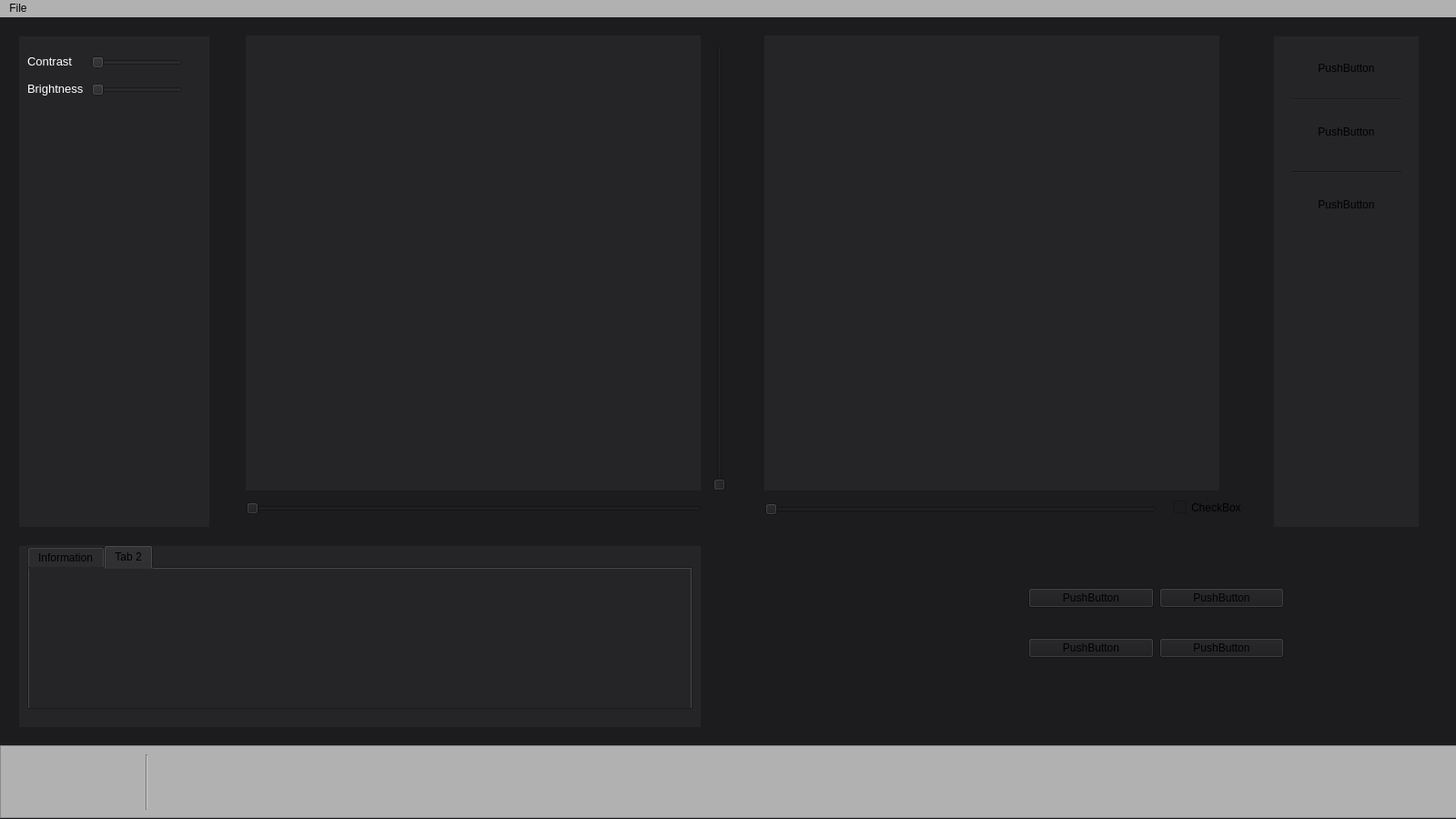
<?xml version="1.0" encoding="UTF-8"?>
<ui version="4.0">
 <class>MainWindow</class>
 <widget class="QMainWindow" name="MainWindow">
  <property name="geometry">
   <rect>
    <x>0</x>
    <y>0</y>
    <width>1600</width>
    <height>900</height>
   </rect>
  </property>
  <property name="sizePolicy">
   <sizepolicy hsizetype="Expanding" vsizetype="Expanding">
    <horstretch>20</horstretch>
    <verstretch>20</verstretch>
   </sizepolicy>
  </property>
  <property name="baseSize">
   <size>
    <width>20</width>
    <height>20</height>
   </size>
  </property>
  <property name="windowTitle">
   <string>MainWindow</string>
  </property>
  <widget class="QWidget" name="centralwidget">
   <property name="sizePolicy">
    <sizepolicy hsizetype="Expanding" vsizetype="Expanding">
     <horstretch>0</horstretch>
     <verstretch>0</verstretch>
    </sizepolicy>
   </property>
   <property name="styleSheet">
    <string notr="true">background: rgb(28, 27, 30)</string>
   </property>
   <widget class="QWidget" name="widget" native="true">
    <property name="geometry">
     <rect>
      <x>260</x>
      <y>10</y>
      <width>551</width>
      <height>551</height>
     </rect>
    </property>
    <widget class="QLabel" name="mainImage">
     <property name="geometry">
      <rect>
       <x>10</x>
       <y>10</y>
       <width>500</width>
       <height>500</height>
      </rect>
     </property>
     <property name="sizePolicy">
      <sizepolicy hsizetype="Fixed" vsizetype="Fixed">
       <horstretch>0</horstretch>
       <verstretch>0</verstretch>
      </sizepolicy>
     </property>
     <property name="maximumSize">
      <size>
       <width>16777184</width>
       <height>16777208</height>
      </size>
     </property>
     <property name="styleSheet">
      <string notr="true">background:rgb(37, 36, 39)</string>
     </property>
     <property name="text">
      <string/>
     </property>
     <property name="alignment">
      <set>Qt::AlignCenter</set>
     </property>
    </widget>
    <widget class="QSlider" name="verticalSlider">
     <property name="geometry">
      <rect>
       <x>520</x>
       <y>20</y>
       <width>21</width>
       <height>491</height>
      </rect>
     </property>
     <property name="sizePolicy">
      <sizepolicy hsizetype="Preferred" vsizetype="Preferred">
       <horstretch>0</horstretch>
       <verstretch>0</verstretch>
      </sizepolicy>
     </property>
     <property name="minimumSize">
      <size>
       <width>0</width>
       <height>0</height>
      </size>
     </property>
     <property name="maximumSize">
      <size>
       <width>16777215</width>
       <height>16777215</height>
      </size>
     </property>
     <property name="layoutDirection">
      <enum>Qt::RightToLeft</enum>
     </property>
     <property name="orientation">
      <enum>Qt::Vertical</enum>
     </property>
     <property name="invertedAppearance">
      <bool>false</bool>
     </property>
     <property name="invertedControls">
      <bool>false</bool>
     </property>
    </widget>
    <widget class="QSlider" name="horizontalSlider">
     <property name="geometry">
      <rect>
       <x>10</x>
       <y>520</y>
       <width>501</width>
       <height>20</height>
      </rect>
     </property>
     <property name="sizePolicy">
      <sizepolicy hsizetype="Preferred" vsizetype="Fixed">
       <horstretch>0</horstretch>
       <verstretch>0</verstretch>
      </sizepolicy>
     </property>
     <property name="maximumSize">
      <size>
       <width>16777215</width>
       <height>16777215</height>
      </size>
     </property>
     <property name="orientation">
      <enum>Qt::Horizontal</enum>
     </property>
    </widget>
   </widget>
   <widget class="QWidget" name="widget_2" native="true">
    <property name="geometry">
     <rect>
      <x>830</x>
      <y>10</y>
      <width>551</width>
      <height>551</height>
     </rect>
    </property>
    <widget class="QLabel" name="mapping">
     <property name="geometry">
      <rect>
       <x>10</x>
       <y>10</y>
       <width>500</width>
       <height>500</height>
      </rect>
     </property>
     <property name="sizePolicy">
      <sizepolicy hsizetype="Fixed" vsizetype="Fixed">
       <horstretch>0</horstretch>
       <verstretch>0</verstretch>
      </sizepolicy>
     </property>
     <property name="maximumSize">
      <size>
       <width>16777184</width>
       <height>16777208</height>
      </size>
     </property>
     <property name="styleSheet">
      <string notr="true">background:rgb(37, 36, 39)</string>
     </property>
     <property name="text">
      <string/>
     </property>
     <property name="alignment">
      <set>Qt::AlignCenter</set>
     </property>
    </widget>
    <widget class="QSlider" name="horizontalSlider_2">
     <property name="geometry">
      <rect>
       <x>10</x>
       <y>520</y>
       <width>431</width>
       <height>22</height>
      </rect>
     </property>
     <property name="orientation">
      <enum>Qt::Horizontal</enum>
     </property>
    </widget>
    <widget class="QCheckBox" name="checkBox">
     <property name="geometry">
      <rect>
       <x>460</x>
       <y>520</y>
       <width>81</width>
       <height>17</height>
      </rect>
     </property>
     <property name="text">
      <string>CheckBox</string>
     </property>
    </widget>
   </widget>
   <widget class="QFrame" name="frame">
    <property name="geometry">
     <rect>
      <x>20</x>
      <y>20</y>
      <width>211</width>
      <height>541</height>
     </rect>
    </property>
    <property name="styleSheet">
     <string notr="true">background:rgb(37, 36, 39)</string>
    </property>
    <property name="frameShape">
     <enum>QFrame::StyledPanel</enum>
    </property>
    <property name="frameShadow">
     <enum>QFrame::Raised</enum>
    </property>
    <widget class="QSlider" name="Contrast">
     <property name="geometry">
      <rect>
       <x>80</x>
       <y>20</y>
       <width>101</width>
       <height>20</height>
      </rect>
     </property>
     <property name="minimum">
      <number>10</number>
     </property>
     <property name="maximum">
      <number>270</number>
     </property>
     <property name="singleStep">
      <number>0</number>
     </property>
     <property name="orientation">
      <enum>Qt::Horizontal</enum>
     </property>
    </widget>
    <widget class="QLabel" name="label">
     <property name="geometry">
      <rect>
       <x>10</x>
       <y>20</y>
       <width>61</width>
       <height>16</height>
      </rect>
     </property>
     <property name="font">
      <font>
       <pointsize>10</pointsize>
      </font>
     </property>
     <property name="styleSheet">
      <string notr="true">color:white</string>
     </property>
     <property name="text">
      <string>Contrast</string>
     </property>
     <property name="textFormat">
      <enum>Qt::AutoText</enum>
     </property>
    </widget>
    <widget class="QSlider" name="Brightness">
     <property name="geometry">
      <rect>
       <x>80</x>
       <y>50</y>
       <width>101</width>
       <height>20</height>
      </rect>
     </property>
     <property name="maximum">
      <number>50</number>
     </property>
     <property name="orientation">
      <enum>Qt::Horizontal</enum>
     </property>
    </widget>
    <widget class="QLabel" name="label_2">
     <property name="geometry">
      <rect>
       <x>10</x>
       <y>50</y>
       <width>61</width>
       <height>16</height>
      </rect>
     </property>
     <property name="font">
      <font>
       <pointsize>10</pointsize>
      </font>
     </property>
     <property name="styleSheet">
      <string notr="true">color:white</string>
     </property>
     <property name="text">
      <string>Brightness</string>
     </property>
    </widget>
   </widget>
   <widget class="QFrame" name="frame_2">
    <property name="enabled">
     <bool>true</bool>
    </property>
    <property name="geometry">
     <rect>
      <x>0</x>
      <y>800</y>
      <width>1601</width>
      <height>80</height>
     </rect>
    </property>
    <property name="sizePolicy">
     <sizepolicy hsizetype="Expanding" vsizetype="Expanding">
      <horstretch>0</horstretch>
      <verstretch>0</verstretch>
     </sizepolicy>
    </property>
    <property name="styleSheet">
     <string notr="true">background:rgb(177, 177, 177)</string>
    </property>
    <property name="frameShape">
     <enum>QFrame::StyledPanel</enum>
    </property>
    <property name="frameShadow">
     <enum>QFrame::Raised</enum>
    </property>
    <widget class="Line" name="line">
     <property name="geometry">
      <rect>
       <x>160</x>
       <y>10</y>
       <width>3</width>
       <height>61</height>
      </rect>
     </property>
     <property name="orientation">
      <enum>Qt::Vertical</enum>
     </property>
    </widget>
    <widget class="QPushButton" name="Maskselection">
     <property name="geometry">
      <rect>
       <x>10</x>
       <y>10</y>
       <width>141</width>
       <height>61</height>
      </rect>
     </property>
     <property name="palette">
      <palette>
       <active>
        <colorrole role="WindowText">
         <brush brushstyle="SolidPattern">
          <color alpha="255">
           <red>0</red>
           <green>0</green>
           <blue>0</blue>
          </color>
         </brush>
        </colorrole>
        <colorrole role="Button">
         <brush brushstyle="SolidPattern">
          <color alpha="255">
           <red>177</red>
           <green>177</green>
           <blue>177</blue>
          </color>
         </brush>
        </colorrole>
        <colorrole role="Light">
         <brush brushstyle="SolidPattern">
          <color alpha="255">
           <red>177</red>
           <green>177</green>
           <blue>177</blue>
          </color>
         </brush>
        </colorrole>
        <colorrole role="Midlight">
         <brush brushstyle="SolidPattern">
          <color alpha="255">
           <red>177</red>
           <green>177</green>
           <blue>177</blue>
          </color>
         </brush>
        </colorrole>
        <colorrole role="Dark">
         <brush brushstyle="SolidPattern">
          <color alpha="255">
           <red>177</red>
           <green>177</green>
           <blue>177</blue>
          </color>
         </brush>
        </colorrole>
        <colorrole role="Mid">
         <brush brushstyle="SolidPattern">
          <color alpha="255">
           <red>177</red>
           <green>177</green>
           <blue>177</blue>
          </color>
         </brush>
        </colorrole>
        <colorrole role="Text">
         <brush brushstyle="SolidPattern">
          <color alpha="255">
           <red>177</red>
           <green>177</green>
           <blue>177</blue>
          </color>
         </brush>
        </colorrole>
        <colorrole role="ButtonText">
         <brush brushstyle="SolidPattern">
          <color alpha="255">
           <red>177</red>
           <green>177</green>
           <blue>177</blue>
          </color>
         </brush>
        </colorrole>
        <colorrole role="Base">
         <brush brushstyle="SolidPattern">
          <color alpha="255">
           <red>177</red>
           <green>177</green>
           <blue>177</blue>
          </color>
         </brush>
        </colorrole>
        <colorrole role="Window">
         <brush brushstyle="SolidPattern">
          <color alpha="255">
           <red>177</red>
           <green>177</green>
           <blue>177</blue>
          </color>
         </brush>
        </colorrole>
        <colorrole role="Shadow">
         <brush brushstyle="SolidPattern">
          <color alpha="255">
           <red>177</red>
           <green>177</green>
           <blue>177</blue>
          </color>
         </brush>
        </colorrole>
        <colorrole role="HighlightedText">
         <brush brushstyle="SolidPattern">
          <color alpha="255">
           <red>255</red>
           <green>255</green>
           <blue>255</blue>
          </color>
         </brush>
        </colorrole>
        <colorrole role="ToolTipText">
         <brush brushstyle="SolidPattern">
          <color alpha="255">
           <red>177</red>
           <green>177</green>
           <blue>177</blue>
          </color>
         </brush>
        </colorrole>
       </active>
       <inactive>
        <colorrole role="WindowText">
         <brush brushstyle="SolidPattern">
          <color alpha="255">
           <red>0</red>
           <green>0</green>
           <blue>0</blue>
          </color>
         </brush>
        </colorrole>
        <colorrole role="Button">
         <brush brushstyle="SolidPattern">
          <color alpha="255">
           <red>177</red>
           <green>177</green>
           <blue>177</blue>
          </color>
         </brush>
        </colorrole>
        <colorrole role="Light">
         <brush brushstyle="SolidPattern">
          <color alpha="255">
           <red>177</red>
           <green>177</green>
           <blue>177</blue>
          </color>
         </brush>
        </colorrole>
        <colorrole role="Midlight">
         <brush brushstyle="SolidPattern">
          <color alpha="255">
           <red>177</red>
           <green>177</green>
           <blue>177</blue>
          </color>
         </brush>
        </colorrole>
        <colorrole role="Dark">
         <brush brushstyle="SolidPattern">
          <color alpha="255">
           <red>177</red>
           <green>177</green>
           <blue>177</blue>
          </color>
         </brush>
        </colorrole>
        <colorrole role="Mid">
         <brush brushstyle="SolidPattern">
          <color alpha="255">
           <red>177</red>
           <green>177</green>
           <blue>177</blue>
          </color>
         </brush>
        </colorrole>
        <colorrole role="Text">
         <brush brushstyle="SolidPattern">
          <color alpha="255">
           <red>0</red>
           <green>0</green>
           <blue>0</blue>
          </color>
         </brush>
        </colorrole>
        <colorrole role="ButtonText">
         <brush brushstyle="SolidPattern">
          <color alpha="255">
           <red>0</red>
           <green>0</green>
           <blue>0</blue>
          </color>
         </brush>
        </colorrole>
        <colorrole role="Base">
         <brush brushstyle="SolidPattern">
          <color alpha="255">
           <red>177</red>
           <green>177</green>
           <blue>177</blue>
          </color>
         </brush>
        </colorrole>
        <colorrole role="Window">
         <brush brushstyle="SolidPattern">
          <color alpha="255">
           <red>177</red>
           <green>177</green>
           <blue>177</blue>
          </color>
         </brush>
        </colorrole>
        <colorrole role="Shadow">
         <brush brushstyle="SolidPattern">
          <color alpha="255">
           <red>177</red>
           <green>177</green>
           <blue>177</blue>
          </color>
         </brush>
        </colorrole>
        <colorrole role="HighlightedText">
         <brush brushstyle="SolidPattern">
          <color alpha="255">
           <red>177</red>
           <green>177</green>
           <blue>177</blue>
          </color>
         </brush>
        </colorrole>
        <colorrole role="ToolTipText">
         <brush brushstyle="SolidPattern">
          <color alpha="255">
           <red>0</red>
           <green>0</green>
           <blue>0</blue>
          </color>
         </brush>
        </colorrole>
       </inactive>
       <disabled>
        <colorrole role="WindowText">
         <brush brushstyle="SolidPattern">
          <color alpha="255">
           <red>177</red>
           <green>177</green>
           <blue>177</blue>
          </color>
         </brush>
        </colorrole>
        <colorrole role="Button">
         <brush brushstyle="SolidPattern">
          <color alpha="255">
           <red>177</red>
           <green>177</green>
           <blue>177</blue>
          </color>
         </brush>
        </colorrole>
        <colorrole role="Light">
         <brush brushstyle="SolidPattern">
          <color alpha="255">
           <red>177</red>
           <green>177</green>
           <blue>177</blue>
          </color>
         </brush>
        </colorrole>
        <colorrole role="Midlight">
         <brush brushstyle="SolidPattern">
          <color alpha="255">
           <red>177</red>
           <green>177</green>
           <blue>177</blue>
          </color>
         </brush>
        </colorrole>
        <colorrole role="Dark">
         <brush brushstyle="SolidPattern">
          <color alpha="255">
           <red>177</red>
           <green>177</green>
           <blue>177</blue>
          </color>
         </brush>
        </colorrole>
        <colorrole role="Mid">
         <brush brushstyle="SolidPattern">
          <color alpha="255">
           <red>177</red>
           <green>177</green>
           <blue>177</blue>
          </color>
         </brush>
        </colorrole>
        <colorrole role="Text">
         <brush brushstyle="SolidPattern">
          <color alpha="255">
           <red>177</red>
           <green>177</green>
           <blue>177</blue>
          </color>
         </brush>
        </colorrole>
        <colorrole role="ButtonText">
         <brush brushstyle="SolidPattern">
          <color alpha="255">
           <red>177</red>
           <green>177</green>
           <blue>177</blue>
          </color>
         </brush>
        </colorrole>
        <colorrole role="Base">
         <brush brushstyle="SolidPattern">
          <color alpha="255">
           <red>177</red>
           <green>177</green>
           <blue>177</blue>
          </color>
         </brush>
        </colorrole>
        <colorrole role="Window">
         <brush brushstyle="SolidPattern">
          <color alpha="255">
           <red>177</red>
           <green>177</green>
           <blue>177</blue>
          </color>
         </brush>
        </colorrole>
        <colorrole role="Shadow">
         <brush brushstyle="SolidPattern">
          <color alpha="255">
           <red>177</red>
           <green>177</green>
           <blue>177</blue>
          </color>
         </brush>
        </colorrole>
        <colorrole role="HighlightedText">
         <brush brushstyle="SolidPattern">
          <color alpha="255">
           <red>255</red>
           <green>255</green>
           <blue>255</blue>
          </color>
         </brush>
        </colorrole>
        <colorrole role="ToolTipText">
         <brush brushstyle="SolidPattern">
          <color alpha="255">
           <red>0</red>
           <green>0</green>
           <blue>0</blue>
          </color>
         </brush>
        </colorrole>
       </disabled>
      </palette>
     </property>
     <property name="font">
      <font>
       <kerning>true</kerning>
      </font>
     </property>
     <property name="autoFillBackground">
      <bool>false</bool>
     </property>
     <property name="text">
      <string/>
     </property>
     <property name="icon">
      <iconset>
       <normaloff>../Docs/icon/3359608.png</normaloff>../Docs/icon/3359608.png</iconset>
     </property>
     <property name="iconSize">
      <size>
       <width>64</width>
       <height>64</height>
      </size>
     </property>
     <property name="checkable">
      <bool>false</bool>
     </property>
     <property name="autoRepeat">
      <bool>false</bool>
     </property>
     <property name="autoExclusive">
      <bool>false</bool>
     </property>
     <property name="autoDefault">
      <bool>false</bool>
     </property>
     <property name="default">
      <bool>false</bool>
     </property>
     <property name="flat">
      <bool>true</bool>
     </property>
    </widget>
    <widget class="QLabel" name="LogoInBrain">
     <property name="geometry">
      <rect>
       <x>1470</x>
       <y>12</y>
       <width>101</width>
       <height>51</height>
      </rect>
     </property>
     <property name="frameShape">
      <enum>QFrame::NoFrame</enum>
     </property>
     <property name="text">
      <string/>
     </property>
     <property name="pixmap">
      <pixmap>../Docs/icon/Logo InBrain.png</pixmap>
     </property>
     <property name="scaledContents">
      <bool>true</bool>
     </property>
    </widget>
   </widget>
   <widget class="QFrame" name="frame_3">
    <property name="geometry">
     <rect>
      <x>20</x>
      <y>580</y>
      <width>751</width>
      <height>201</height>
     </rect>
    </property>
    <property name="styleSheet">
     <string notr="true">background:rgb(37, 36, 39)</string>
    </property>
    <property name="frameShape">
     <enum>QFrame::StyledPanel</enum>
    </property>
    <property name="frameShadow">
     <enum>QFrame::Raised</enum>
    </property>
    <widget class="QTabWidget" name="tabWidget">
     <property name="geometry">
      <rect>
       <x>10</x>
       <y>0</y>
       <width>731</width>
       <height>181</height>
      </rect>
     </property>
     <property name="currentIndex">
      <number>1</number>
     </property>
     <widget class="QWidget" name="tab">
      <attribute name="title">
       <string>Information</string>
      </attribute>
      <widget class="QLabel" name="body">
       <property name="geometry">
        <rect>
         <x>110</x>
         <y>30</y>
         <width>131</width>
         <height>20</height>
        </rect>
       </property>
       <property name="styleSheet">
        <string notr="true">Color:white</string>
       </property>
       <property name="text">
        <string/>
       </property>
      </widget>
      <widget class="QLabel" name="label_6">
       <property name="geometry">
        <rect>
         <x>20</x>
         <y>70</y>
         <width>71</width>
         <height>20</height>
        </rect>
       </property>
       <property name="styleSheet">
        <string notr="true">Color:white</string>
       </property>
       <property name="text">
        <string>Description:</string>
       </property>
      </widget>
      <widget class="QLabel" name="clas">
       <property name="geometry">
        <rect>
         <x>110</x>
         <y>90</y>
         <width>121</width>
         <height>20</height>
        </rect>
       </property>
       <property name="styleSheet">
        <string notr="true">Color:white</string>
       </property>
       <property name="text">
        <string/>
       </property>
      </widget>
      <widget class="QLabel" name="label_7">
       <property name="geometry">
        <rect>
         <x>20</x>
         <y>90</y>
         <width>71</width>
         <height>20</height>
        </rect>
       </property>
       <property name="styleSheet">
        <string notr="true">Color:white</string>
       </property>
       <property name="text">
        <string>Classification:</string>
       </property>
      </widget>
      <widget class="QLabel" name="pacient">
       <property name="geometry">
        <rect>
         <x>110</x>
         <y>10</y>
         <width>291</width>
         <height>20</height>
        </rect>
       </property>
       <property name="styleSheet">
        <string notr="true">Color:white</string>
       </property>
       <property name="text">
        <string/>
       </property>
      </widget>
      <widget class="QLabel" name="label_5">
       <property name="geometry">
        <rect>
         <x>20</x>
         <y>50</y>
         <width>81</width>
         <height>20</height>
        </rect>
       </property>
       <property name="styleSheet">
        <string notr="true">Color:white</string>
       </property>
       <property name="text">
        <string>Acquisition Type:</string>
       </property>
      </widget>
      <widget class="QLabel" name="label_3">
       <property name="geometry">
        <rect>
         <x>20</x>
         <y>10</y>
         <width>71</width>
         <height>20</height>
        </rect>
       </property>
       <property name="styleSheet">
        <string notr="true">Color:white</string>
       </property>
       <property name="text">
        <string>Pacient Name:</string>
       </property>
      </widget>
      <widget class="QLabel" name="label_4">
       <property name="geometry">
        <rect>
         <x>20</x>
         <y>30</y>
         <width>71</width>
         <height>20</height>
        </rect>
       </property>
       <property name="styleSheet">
        <string notr="true">Color:white</string>
       </property>
       <property name="text">
        <string>Body Part:</string>
       </property>
      </widget>
      <widget class="QLabel" name="desc">
       <property name="geometry">
        <rect>
         <x>110</x>
         <y>70</y>
         <width>121</width>
         <height>20</height>
        </rect>
       </property>
       <property name="styleSheet">
        <string notr="true">Color:white</string>
       </property>
       <property name="text">
        <string/>
       </property>
      </widget>
      <widget class="QLabel" name="type">
       <property name="geometry">
        <rect>
         <x>110</x>
         <y>50</y>
         <width>121</width>
         <height>20</height>
        </rect>
       </property>
       <property name="styleSheet">
        <string notr="true">Color:white</string>
       </property>
       <property name="text">
        <string/>
       </property>
      </widget>
      <zorder>body</zorder>
      <zorder>label_6</zorder>
      <zorder>clas</zorder>
      <zorder>pacient</zorder>
      <zorder>label_5</zorder>
      <zorder>label_3</zorder>
      <zorder>label_4</zorder>
      <zorder>desc</zorder>
      <zorder>type</zorder>
      <zorder>label_7</zorder>
     </widget>
     <widget class="QWidget" name="tab_2">
      <attribute name="title">
       <string>Tab 2</string>
      </attribute>
     </widget>
    </widget>
   </widget>
   <widget class="QFrame" name="frame_4">
    <property name="geometry">
     <rect>
      <x>1399</x>
      <y>20</y>
      <width>161</width>
      <height>541</height>
     </rect>
    </property>
    <property name="styleSheet">
     <string notr="true">background:rgb(37, 36, 39)</string>
    </property>
    <property name="frameShape">
     <enum>QFrame::StyledPanel</enum>
    </property>
    <property name="frameShadow">
     <enum>QFrame::Raised</enum>
    </property>
    <widget class="QPushButton" name="pushButton">
     <property name="geometry">
      <rect>
       <x>10</x>
       <y>10</y>
       <width>141</width>
       <height>51</height>
      </rect>
     </property>
     <property name="styleSheet">
      <string notr="true"/>
     </property>
     <property name="text">
      <string>PushButton</string>
     </property>
     <property name="checkable">
      <bool>false</bool>
     </property>
     <property name="autoRepeat">
      <bool>false</bool>
     </property>
     <property name="autoExclusive">
      <bool>false</bool>
     </property>
     <property name="autoDefault">
      <bool>false</bool>
     </property>
     <property name="default">
      <bool>false</bool>
     </property>
     <property name="flat">
      <bool>true</bool>
     </property>
    </widget>
    <widget class="QPushButton" name="pushButton_2">
     <property name="geometry">
      <rect>
       <x>10</x>
       <y>80</y>
       <width>141</width>
       <height>51</height>
      </rect>
     </property>
     <property name="styleSheet">
      <string notr="true"/>
     </property>
     <property name="text">
      <string>PushButton</string>
     </property>
     <property name="checkable">
      <bool>false</bool>
     </property>
     <property name="autoRepeat">
      <bool>false</bool>
     </property>
     <property name="autoExclusive">
      <bool>false</bool>
     </property>
     <property name="autoDefault">
      <bool>false</bool>
     </property>
     <property name="default">
      <bool>false</bool>
     </property>
     <property name="flat">
      <bool>true</bool>
     </property>
    </widget>
    <widget class="QPushButton" name="pushButton_3">
     <property name="geometry">
      <rect>
       <x>10</x>
       <y>160</y>
       <width>141</width>
       <height>51</height>
      </rect>
     </property>
     <property name="styleSheet">
      <string notr="true"/>
     </property>
     <property name="text">
      <string>PushButton</string>
     </property>
     <property name="checkable">
      <bool>false</bool>
     </property>
     <property name="autoRepeat">
      <bool>false</bool>
     </property>
     <property name="autoExclusive">
      <bool>false</bool>
     </property>
     <property name="autoDefault">
      <bool>false</bool>
     </property>
     <property name="default">
      <bool>false</bool>
     </property>
     <property name="flat">
      <bool>true</bool>
     </property>
    </widget>
    <widget class="Line" name="line_2">
     <property name="geometry">
      <rect>
       <x>20</x>
       <y>60</y>
       <width>121</width>
       <height>20</height>
      </rect>
     </property>
     <property name="orientation">
      <enum>Qt::Horizontal</enum>
     </property>
    </widget>
    <widget class="Line" name="line_3">
     <property name="geometry">
      <rect>
       <x>20</x>
       <y>140</y>
       <width>121</width>
       <height>20</height>
      </rect>
     </property>
     <property name="orientation">
      <enum>Qt::Horizontal</enum>
     </property>
    </widget>
   </widget>
   <widget class="QWidget" name="gridLayoutWidget">
    <property name="geometry">
     <rect>
      <x>1130</x>
      <y>600</y>
      <width>281</width>
      <height>131</height>
     </rect>
    </property>
    <layout class="QGridLayout" name="gridLayout">
     <item row="0" column="0">
      <widget class="QPushButton" name="pushButton_4">
       <property name="sizePolicy">
        <sizepolicy hsizetype="Expanding" vsizetype="Fixed">
         <horstretch>0</horstretch>
         <verstretch>0</verstretch>
        </sizepolicy>
       </property>
       <property name="text">
        <string>PushButton</string>
       </property>
      </widget>
     </item>
     <item row="0" column="1">
      <widget class="QPushButton" name="pushButton_5">
       <property name="sizePolicy">
        <sizepolicy hsizetype="Expanding" vsizetype="Fixed">
         <horstretch>0</horstretch>
         <verstretch>0</verstretch>
        </sizepolicy>
       </property>
       <property name="text">
        <string>PushButton</string>
       </property>
      </widget>
     </item>
     <item row="1" column="0">
      <widget class="QPushButton" name="pushButton_6">
       <property name="sizePolicy">
        <sizepolicy hsizetype="Expanding" vsizetype="Fixed">
         <horstretch>0</horstretch>
         <verstretch>0</verstretch>
        </sizepolicy>
       </property>
       <property name="text">
        <string>PushButton</string>
       </property>
      </widget>
     </item>
     <item row="1" column="1">
      <widget class="QPushButton" name="pushButton_7">
       <property name="sizePolicy">
        <sizepolicy hsizetype="Expanding" vsizetype="Fixed">
         <horstretch>0</horstretch>
         <verstretch>0</verstretch>
        </sizepolicy>
       </property>
       <property name="text">
        <string>PushButton</string>
       </property>
      </widget>
     </item>
    </layout>
   </widget>
  </widget>
  <widget class="QMenuBar" name="menubar">
   <property name="geometry">
    <rect>
     <x>0</x>
     <y>0</y>
     <width>1600</width>
     <height>21</height>
    </rect>
   </property>
   <property name="styleSheet">
    <string notr="true">background:rgb(177, 177, 177)</string>
   </property>
   <widget class="QMenu" name="menuFile">
    <property name="styleSheet">
     <string notr="true">colour:white</string>
    </property>
    <property name="title">
     <string>File</string>
    </property>
    <widget class="QMenu" name="menuOpen_MRI">
     <property name="title">
      <string>Open MRI</string>
     </property>
     <addaction name="OpenDicom"/>
     <addaction name="OpenNifit"/>
    </widget>
    <addaction name="menuOpen_MRI"/>
    <addaction name="actionImport"/>
    <addaction name="actionExport"/>
   </widget>
   <addaction name="menuFile"/>
  </widget>
  <action name="Open_Dicom_2">
   <property name="text">
    <string>Dicom</string>
   </property>
  </action>
  <action name="actionImport">
   <property name="text">
    <string>Import</string>
   </property>
  </action>
  <action name="actionExport">
   <property name="text">
    <string>Export</string>
   </property>
  </action>
  <action name="OpenDicom">
   <property name="text">
    <string>Dicom</string>
   </property>
  </action>
  <action name="OpenNifit">
   <property name="text">
    <string>Nifit</string>
   </property>
  </action>
 </widget>
 <resources/>
 <connections/>
</ui>
